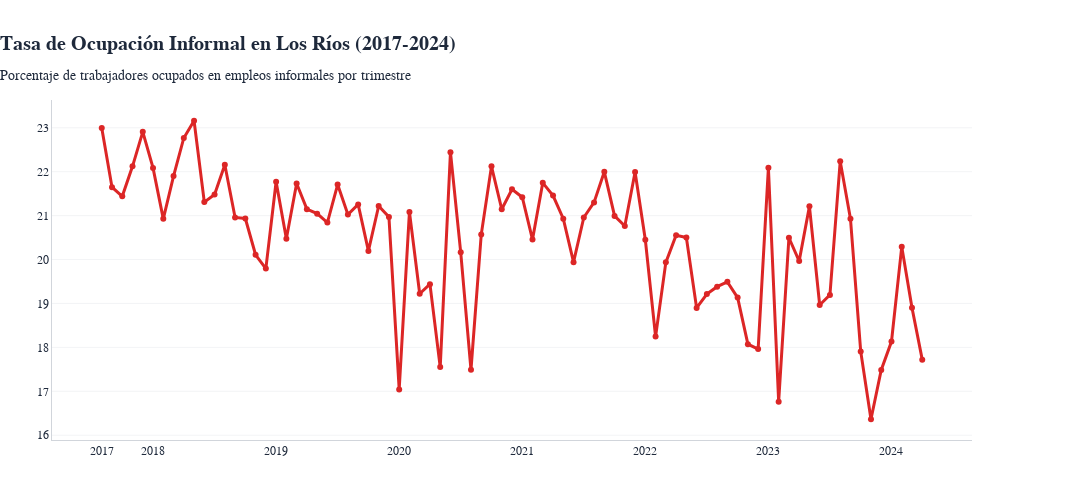

The cell this chart's notebook holds for it:
### Markdown cell above
### 9.2 📊 Visualización 1: Tasa de Ocupación Informal (%)

**¿Qué mide este indicador?**
- Porcentaje de trabajadores ocupados en empleos informales respecto del total de ocupados
- Refleja la magnitud relativa de la informalidad laboral en la economía
- Indicador clave para evaluar la calidad del empleo

**Interpretación:**
- **Valores en porcentaje**: Expresado como porcentaje del total de ocupados
- **Tendencia temporal**: Permite observar evoluciones de la formalización laboral
- **Impacto COVID-19**: Marca la línea temporal del primer trimestre 2020
- **Línea de promedio**: Referencia histórica para contextualizar períodos específicos

**Color identificativo:** 🔴 Rojo (#dc2626)

### Code cell
# Visualización 1: Tasa de ocupación informal (%)
col = 'tasa_informal_sector'
label = 'Tasa de ocupación informal (%)'
color = '#dc2626'

if col not in serie_base.columns:
    print(f'❌ Omitido {col} (no existe)')
else:
    df_plot = serie_base[['Trimestre Móvil','DTI_CL_SEXO', col]].copy()
    if '_T' in df_plot['DTI_CL_SEXO'].unique():
        df_plot = df_plot[df_plot['DTI_CL_SEXO'] == '_T']
    df_plot = df_plot.drop_duplicates(subset=['Trimestre Móvil']).sort_values('Trimestre Móvil')

    # Construir ticks: primer período de cada año para mostrar todos los años
    years_seen = {}
    tickvals = []
    ticktext = []
    for periodo in df_plot['Trimestre Móvil']:
        year = periodo.split()[0]
        if year not in years_seen:
            years_seen[year] = periodo
            tickvals.append(periodo)  # Usar período real, no año
            ticktext.append(year)     # Mostrar solo el año

    fig = go.Figure()
    fig.add_trace(go.Scatter(
        x=df_plot['Trimestre Móvil'],
        y=df_plot[col],
        mode='lines+markers',
        name=label,
        line=dict(color=color, width=3),
        marker=dict(color=color, size=6),
        hovertemplate='<b>%{x}</b><br>'+label+': %{y:.1f}%<extra></extra>'
    ))

    # NO agregar línea de promedio ni línea COVID-19

    fig.update_layout(
        title=dict(
            text='<b>Tasa de Ocupación Informal en Los Ríos (2017-2024)</b><br><sub>Porcentaje de trabajadores ocupados en empleos informales por trimestre</sub>',
            x=0,
            font=dict(size=20, family='Georgia, serif', color='#1e293b')
        ),
        font=STYLE['font'],
        legend=STYLE['legend'],
        plot_bgcolor='white',
        paper_bgcolor='white',
        xaxis=dict(
            title='',
            showgrid=False,
            tickfont=dict(family='Georgia, serif', size=12),
            linecolor='#d1d5db',
            tickcolor='#d1d5db',
            tickmode='array',
            tickvals=tickvals,  # Períodos reales
            ticktext=ticktext,  # Solo años para mostrar
            range=[tickvals[0], tickvals[-1]]  # Rango ajustado: desde el primer período hasta el último
        ),
        yaxis=dict(
            title='',
            showgrid=True,
            gridcolor='#f3f4f6',
            gridwidth=1,
            tickfont=dict(family='Georgia, serif', size=12),
            linecolor='#d1d5db',
            tickcolor='#d1d5db',
            tickformat='',
            zeroline=False
        ),
        margin=dict(l=20, r=120, t=100, b=60),  # Margen izquierdo muy reducido para pegar al eje Y
        width=1200,  # Más ancho
        height=500
    )

    fig.show()
    print(f'✅ Gráfico generado: {label} - {len(df_plot)} períodos')
    print(f'📊 Años mostrados: {ticktext}')

### Figure 1 — Plotly figure (JSON) as saved in the notebook; plotly's stock layout.template omitted (floating-point values rounded to 4 significant figures)
{"data": [{"hovertemplate": "<b>%{x}</b><br>Tasa de ocupación informal (%): %{y:.1f}%<extra></extra>", "line": {"color": "#dc2626", "width": 3}, "marker": {"color": "#dc2626", "size": 6}, "mode": "lines+markers", "name": "Tasa de ocupación informal (%)", "type": "scatter", "x": ["2017 ago-oct", "2017 jul-sep", "2017 nov-ene", "2017 oct-dic", "2017 sep-nov", "2018 abr-jun", "2018 ago-oct", "2018 dic-feb", "2018 ene-mar", "2018 feb-abr", "2018 jul-sep", "2018 jun-ago", "2018 mar-may", "2018 may-jul", "2018 nov-ene", "2018 oct-dic", "2018 sep-nov", "2019 abr-jun", "2019 ago-oct", "2019 dic-feb", "2019 ene-mar", "2019 feb-abr", "2019 jul-sep", "2019 jun-ago", "2019 mar-may", "2019 may-jul", "2019 nov-ene", "2019 oct-dic", "2019 sep-nov", "2020 abr-jun", "2020 ago-oct", "2020 dic-feb", "2020 ene-mar", "2020 feb-abr", "2020 jul-sep", "2020 jun-ago", "2020 mar-may", "2020 may-jul", "2020 nov-ene", "2020 oct-dic", "2020 sep-nov", "2021 abr-jun", "2021 ago-oct", "2021 dic-feb", "2021 ene-mar", "2021 feb-abr", "2021 jul-sep", "2021 jun-ago", "2021 mar-may", "2021 may-jul", "2021 nov-ene", "2021 oct-dic", "2021 sep-nov", "2022 abr-jun", "2022 ago-oct", "2022 dic-feb", "2022 ene-mar", "2022 feb-abr", "2022 jul-sep", "2022 jun-ago", "2022 mar-may", "2022 may-jul", "2022 nov-ene", "2022 oct-dic", "2022 sep-nov", "2023 abr-jun", "2023 ago-oct", "2023 dic-feb", "2023 ene-mar", "2023 feb-abr", "2023 jul-sep", "2023 jun-ago", "2023 mar-may", "2023 may-jul", "2023 nov-ene", "2023 oct-dic", "2023 sep-nov", "2024 dic-feb", "2024 ene-mar", "2024 feb-abr", "2024 mar-may"], "y": [22.99, 21.65, 21.44, 22.12, 22.91, 22.09, 20.93, 21.9, 22.77, 23.16, 21.31, 21.48, 22.16, 20.96, 20.93, 20.11, 19.79, 21.77, 20.47, 21.73, 21.15, 21.05, 20.84, 21.71, 21.02, 21.26, 20.2, 21.22, 20.97, 17.04, 21.09, 19.22, 19.44, 17.55, 22.45, 20.16, 17.49, 20.57, 22.12, 21.15, 21.6, 21.42, 20.45, 21.75, 21.46, 20.93, 19.94, 20.96, 21.3, 22.0, 20.99, 20.76, 21.99, 20.45, 18.25, 19.94, 20.55, 20.5, 18.9, 19.22, 19.38, 19.49, 19.13, 18.07, 17.96, 22.09, 16.76, 20.5, 19.97, 21.21, 18.96, 19.19, 22.24, 20.93, 17.91, 16.36, 17.49, 18.13, 20.29, 18.9, 17.72]}], "layout": {"font": {"color": "#1e293b", "family": "Georgia, serif"}, "height": 500, "legend": {"font": {"family": "Georgia, serif"}}, "margin": {"b": 60, "l": 20, "r": 120, "t": 100}, "paper_bgcolor": "white", "plot_bgcolor": "white", "title": {"font": {"color": "#1e293b", "family": "Georgia, serif", "size": 20}, "text": "<b>Tasa de Ocupación Informal en Los Ríos (2017-2024)</b><br><sub>Porcentaje de trabajadores ocupados en empleos informales por trimestre</sub>", "x": 0}, "width": 1200, "xaxis": {"linecolor": "#d1d5db", "range": ["2017 ago-oct", "2024 dic-feb"], "showgrid": false, "tickcolor": "#d1d5db", "tickfont": {"family": "Georgia, serif", "size": 12}, "tickmode": "array", "ticktext": ["2017", "2018", "2019", "2020", "2021", "2022", "2023", "2024"], "tickvals": ["2017 ago-oct", "2018 abr-jun", "2019 abr-jun", "2020 abr-jun", "2021 abr-jun", "2022 abr-jun", "2023 abr-jun", "2024 dic-feb"], "title": {"text": ""}}, "yaxis": {"gridcolor": "#f3f4f6", "gridwidth": 1, "linecolor": "#d1d5db", "showgrid": true, "tickcolor": "#d1d5db", "tickfont": {"family": "Georgia, serif", "size": 12}, "tickformat": "", "title": {"text": ""}, "zeroline": false}}}
